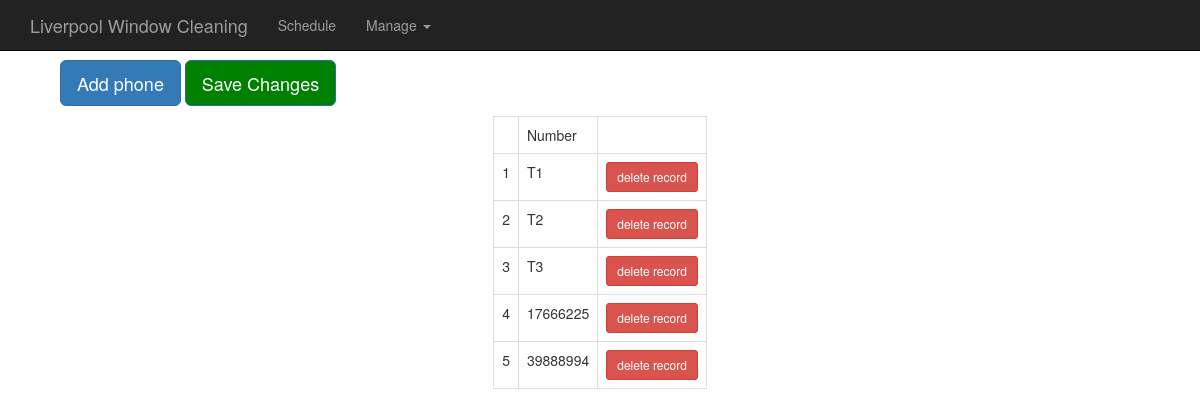
Before: /phones with the older database file.
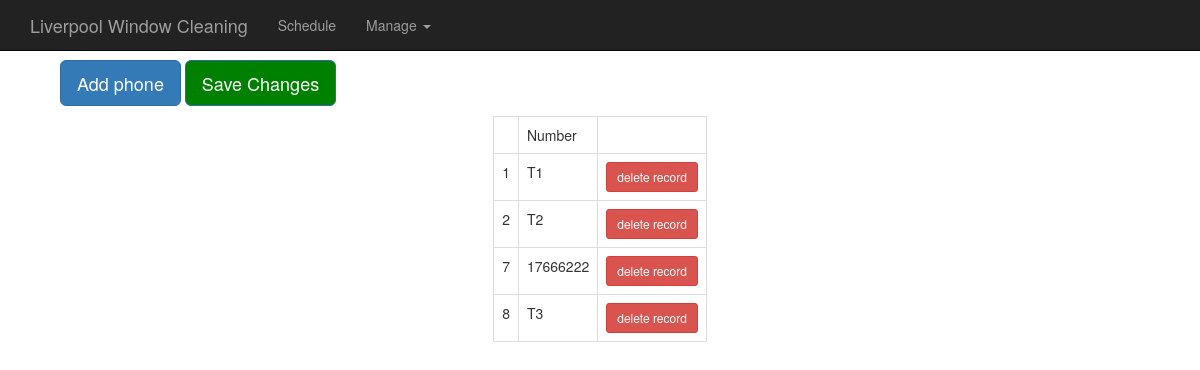
After: the same page with the newer database file.
### daily/models.py (models this page shows, shortened)
class Phone(models.Model):
  number = models.CharField(max_length=10)

### daily/views.py (the view)
# urls.py: url(r'^phones', views.manage_phones, name='phones'),
def manage_phones(request):
  phones = Phone.objects.all()
  context = {'phones': phones}
  return render(request, 'daily/phones.html', context)

### daily/templates/daily/phones.html (shortened to what this page needs)
{% extends 'daily/base.html' %}
{% load static %}
{% block content %}
<div id="form-fields">
  <button type="button" class="btn btn-primary btn-lg"
    id="new-phone-button" onclick="addPhone()">Add phone</button>
  <button type="button" class="btn btn-primary btn-lg"
    id="save-button" onclick="updatePhones()">Save Changes</button>
</div>
<div class="h-box">
  <table class="table table-bordered" id="daily-table">
    <tbody>
      <tr>
        <td> </td>
        <td>Number</td>
        <td></td>
      </tr>
      {% for phone in phones.all %}
      <tr class="phone" id={{phone.id}}>
        <td>{{ phone.id }}</td>
        <td class="phone-number-td">{{ phone.number }}</td>
        <td>
          <button type="button" class="btn btn-sm btn-danger
            delete">delete record</button>
        </td>
      </tr>
      {% endfor %}
    </tbody>
  </table>
</div>
      </body>
      {% endblock %}

### daily/templates/daily/base.html (shortened to what this page needs)
<!DOCTYPE html>
{% load static %}
<html lang="en"><head><meta http-equiv="Content-Type" content="text/html; charset=UTF-8">
    <head>
      <link rel="stylesheet" type="text/css" href= "{% static 'daily/bootstrap.min.css' %}"/>
      <link rel="stylesheet" type="text/css" href= "{% static 'daily/daily.css' %}"/>
      <link rel="stylesheet" type="text/css" href= "{% static 'daily/trash.css' %}"/>
    <link href="{% static 'daily/ie10-viewport-bug-workaround.css' %}" rel="stylesheet">
      <link rel="stylesheet" type="text/css" href= "{% static 'daily/jquery.timepicker.css' %}"/>
    </head>
    <body>
      <nav class="navbar navbar-inverse navbar-fixed-top">
      <div class="container">
        <div class="navbar-header">
          <a class="navbar-brand" href="#">Liverpool Window Cleaning</a>
        </div>
        <div id="navbar" class="collapse navbar-collapse">
          <ul class="nav navbar-nav">
            <li><a href="index">Schedule</a></li>
            <li class="dropdown">
            <a href="#" class="dropdown-toggle"
              data-toggle="dropdown" role="button" aria-haspopup="true"
              aria-expanded="false">Manage <span class="caret"></span></a>
                </li>
          </ul>
        </div>
      </div>
      </nav>
  {% block content %}
  {% endblock %}

### daily/static/daily/daily.css (style rules this page uses)
.h-box { padding: 0; margin: 0; list-style: none; display: -webkit-box; display: -moz-box; display: -ms-flexbox; display: -webkit-flex; display: flex; flex-direction: row; justify-content: space-around; }
#form-fields { padding: 10px; }
#save-button { //display: none; background: green; }
#daily-table { float: left; width: auto; margin: 0 auto; }
body { padding: 50px; margin: auto; }

Changed rows visible on the page:
removed Phone: id "3", number "T3"
removed Phone: id "4", number "17666225"
removed Phone: id "5", number "39888994"
added Phone: id "7", number "17666222"
added Phone: id "8", number "T3"
